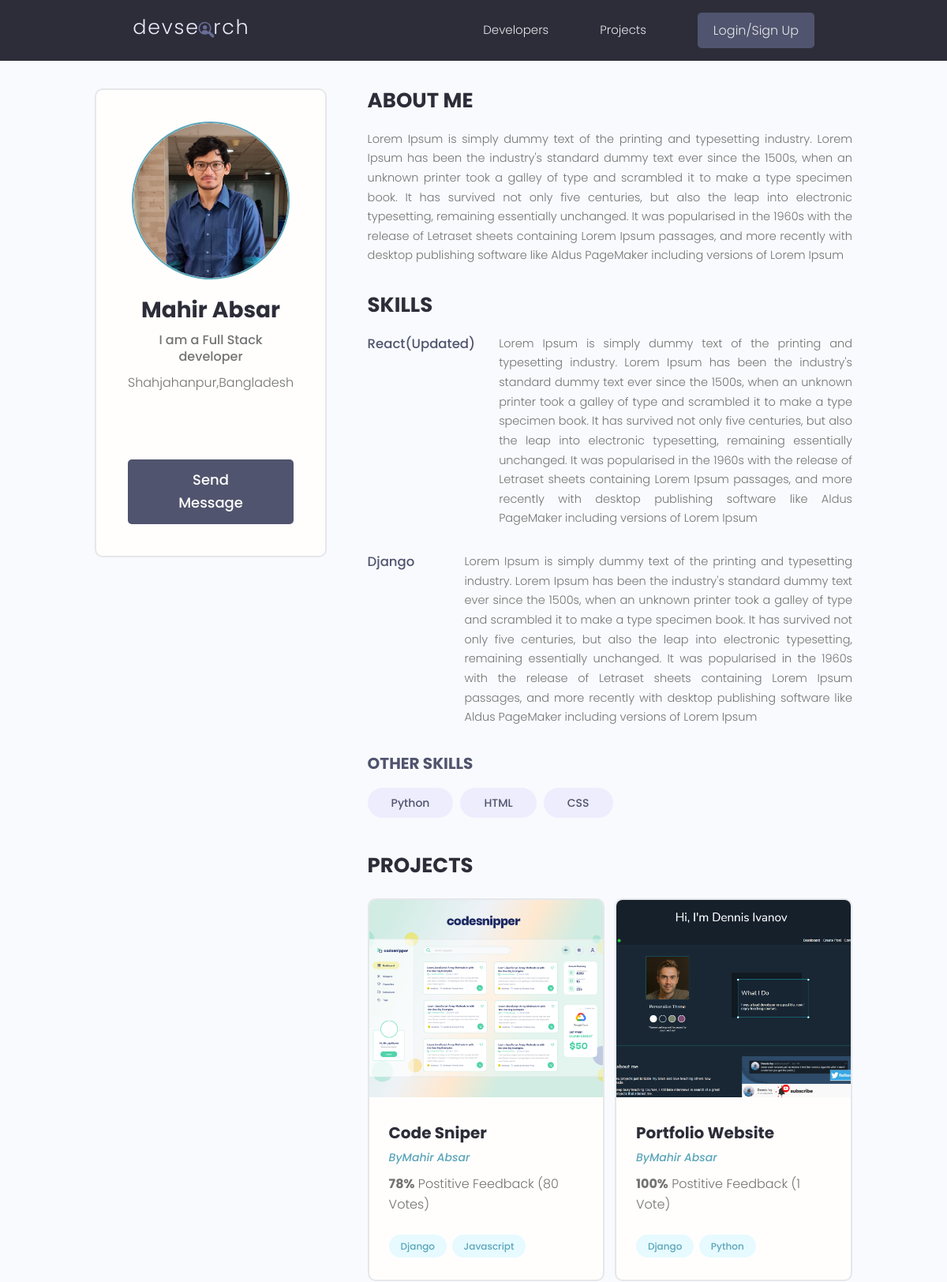
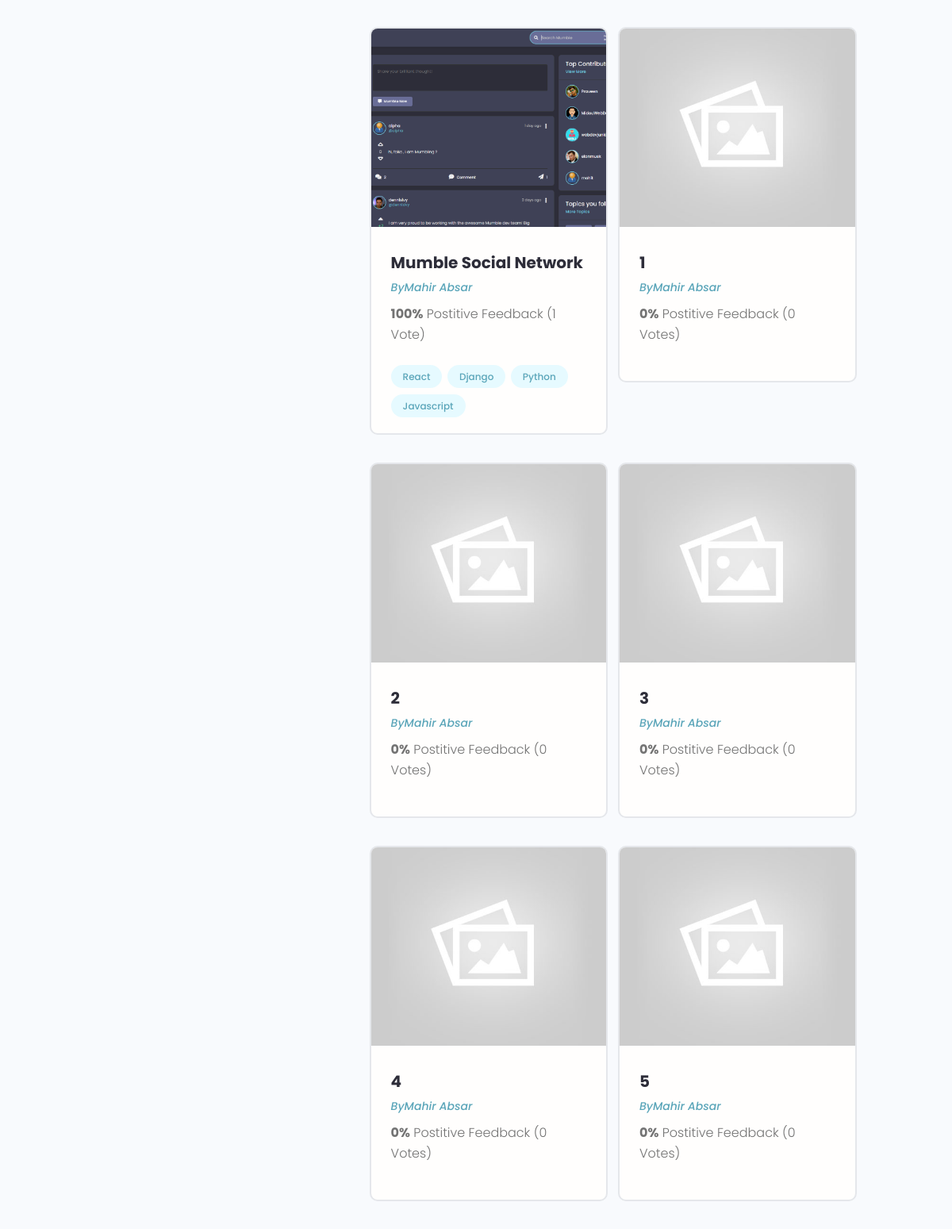
The page /profile/199f9468-4d03-4187-accf-e26275220a32 (upper part) on the database its author committed (2 pictures, top to bottom).
### users/models.py (models this page shows, shortened)
class Profile(models.Model):
    user = models.OneToOneField(
        User, on_delete=models.CASCADE, null=True, blank=True)
    username = models.CharField(max_length=200, blank=True, null=True)
    location = models.CharField(max_length=200, blank=True, null=True)
    name = models.CharField(max_length=200, blank=True, null=True)
    email = models.EmailField(max_length=500, blank=True, null=True)
    short_intro = models.CharField(max_length=200, blank=True, null=True)
    bio = models.TextField(blank=True, null=True)
    profile_image = models.ImageField(
        null=True, blank=True, upload_to="profiles/", default="profiles/user-default.png")
    social_github = models.CharField(max_length=200, blank=True, null=True)
    social_twitter = models.CharField(max_length=200, blank=True, null=True)
    social_linkedin = models.CharField(max_length=200, blank=True, null=True)
    social_youtube = models.CharField(max_length=200, blank=True, null=True)
    social_website = models.CharField(max_length=200, blank=True, null=True)
    created = models.DateTimeField(auto_now_add=True)
    id = models.UUIDField(default=uuid.uuid4, unique=True,
                          primary_key=True, editable=False)

class Skill(models.Model):
    owner = models.ForeignKey(
        Profile, on_delete=models.CASCADE, null=True, blank=True)
    name = models.CharField(max_length=200, null=True, blank=True)
    description = models.TextField(null=True, blank=True)
    created = models.DateTimeField(auto_now_add=True)
    id = models.UUIDField(default=uuid.uuid4, unique=True,
                          primary_key=True, editable=False)
    def __str__(self):
        return str(self.name)

### projects/models.py (models this page shows, shortened)
class Project(models.Model):
    owner = models.ForeignKey(
        Profile, on_delete=models.SET_NULL, null=True, blank=True)
    title = models.CharField(max_length=200)
    description = models.TextField(null=True, blank=True)
    featured_image = models.ImageField(
        null=True, blank=True, default="default.jpg")
    demo_link = models.CharField(max_length=200, null=True, blank=True)
    source_link = models.CharField(max_length=200, null=True, blank=True)
    tags = models.ManyToManyField('Tag', blank=True)
    vote_total = models.IntegerField(default=0, blank=True, null=True)
    vote_ratio = models.IntegerField(default=0, blank=True, null=True)
    created = models.DateTimeField(auto_now_add=True)
    id = models.UUIDField(default=uuid.uuid4, unique=True,
                          primary_key=True, editable=False)
    class Meta:
        ordering = ['-vote_total', '-vote_ratio']

class Tag(models.Model):
    name = models.CharField(max_length=200, blank=True, null=True)
    created = models.DateTimeField(auto_now_add=True)
    id = models.UUIDField(default=uuid.uuid4, unique=True,
                          primary_key=True, editable=False)
    def __str__(self):
        return self.name

### users/views.py (the view)
# urls.py: path('profile/<str:pk>',views.userProfile,name="user-profile"),
def userProfile(request,pk):
 profile = Profile.objects.get(id=pk)
 topSkills = profile.skill_set.exclude(description__exact="")
 otherSkills = profile.skill_set.filter(description="")
 return render(request,'users/user-profile.html',{'profile':profile,'topSkills':topSkills,'otherSkills':otherSkills})

### users/templates/users/user-profile.html (shortened to what this page needs)
{% extends 'main.html' %}
{% block content %}
<main class="profile my-md">
    <div class="container">
      <div class="layout">
        <div class="column column--1of3">
          <div class="card text-center">
            <div class="card__body dev">
              <img class="avatar avatar--xl" src="{{ profile.profile_image.url }}" />
              <h2 class="dev__name">{{ profile.name }}</h2>
              <p class="dev__title">{{ profile.short_intro }}</p>
              <p class="dev__location">{{ profile.location }}</p>
              <ul class="dev__social">
              </ul>
              {% if request.user.profile.id != profile.id %}
              <a href="{% url 'create-message' profile.id %}" class="btn btn--sub btn--lg">Send Message </a>
              {% endif %}
            </div>
          </div>
        </div>
        <div class="column column--2of3">
          <div class="devInfo">
            <h3 class="devInfo__title">About Me</h3>
            <p class="devInfo__about">
              {{ profile.bio }}
            </p>
          </div>
          <div class="devInfo">
            <h3 class="devInfo__title">Skills</h3>
            <div class="devInfo__skills">
             {% for skill in topSkills %}
              <div class="devSkill">
                <h4 class="devSkill__title">{{ skill }}</h4>
                <p class="devSkill__info">
                  {{ skill.description }}
                </p>
              </div>
              {% endfor %}
              <h3 class="devInfo__subtitle">Other Skills</h3>
              <div class="devInfo__otherSkills">
               {% for skill in otherSkills %}
                <span class="tag tag--pill tag--sub tag--lg">
                  <small>{{ skill }}</small>
                </span>
                {% endfor %}
              </div>
            </div>
          </div>
          <div class="devInfo">
            <h3 class="devInfo__title">Projects</h3>
            <div class="grid grid--two">
             {% for project in profile.project_set.all %}
              <div class="column">
                <div class="card project">
                  <a href="{% url 'project' project.id %}" class="project">
                    <img class="project__thumbnail" src="{{ project.featured_image.url }}" alt="project thumbnail" />
                    <div class="card__body">
                      <h3 class="project__title">{{ project.title }}</h3>
                      <p><a class="project__author" href="{% url 'user-profile' project.owner.id %}">By{{ project.owner.name }}</a></p>
                      <p class="project--rating">
                        <span style="font-weight: bold;">{{ project.vote_ratio }}%</span> Postitive
                        Feedback ({{ project.vote_total }} Vote{{ project.vote_total|pluralize:"s" }})
                      </p>
                      <div class="project__tags">
                       {% for tag in project.tags.all %}
                        <span class="tag tag--pill tag--main">
                          <small>{{ tag }}</small>
                        </span>
                        {% endfor %}
                      </div>
                    </div>
                  </a>
                </div>
              </div>
              {% endfor %}
            </div>
          </div>
        </div>
      </div>
    </div>
  </main>
{% endblock %}

### static/style/app.css (style rules this page uses)
:root { --color-sub: #2d2d39; }
.btn--sub { background-color: var(--color-sub-light); }
.card { border: 2px solid var(--color-light); }
img { width: 100%; }
.profile .card > .dev { padding: 4rem; }
.dev__name { color: var(--color-sub); font-size: 2.8rem; font-weight: 700; margin-top: 1rem; margin-bottom: 0.5rem; }
.dev__title { font-size: 1.6rem; font-weight: 500; line-height: 1.3; }
.dev__location { margin-top: 1rem; }
.dev__social { margin: 3rem 0; list-style: none; display: flex; justify-content: center; gap: 1.5rem; }
.devInfo { margin-bottom: 3rem; }
.devInfo__title, .devInfo__subtitle { font-size: 2.6rem; color: var(--color-sub); text-transform: uppercase; font-weight: 700; margin-bottom: 1.5rem; }
.devInfo__subtitle { font-size: 2rem; color: var(--color-sub-light); }
.devInfo__about, .devSkill__info { font-size: 1.45rem; line-height: 1.7; text-align: justify; }
.devSkill { margin-bottom: 3rem; }
.devSkill__title { font-size: 1.65rem; font-weight: 500; color: var(--color-sub-light); }
@media screen and (min-width: 700px) { .devSkill { display: flex; justify-content: space-between; gap: 3rem; } }
@media screen and (min-width: 700px) { .devSkill__info { flex-basis: 80%; } }
.project__author { font-size: 1.4rem; font-style: italic; }
.project--rating { margin-bottom: 1.6em; margin-top: .5em; }
.project__thumbnail { height: 25rem; object-fit: cover; object-position: top center; }
.project__title { font-size: 2rem; font-weight: 700; color: var(--color-sub); }

### static/uikit/styles/modules/_variables.css (style rules this page uses)
:root { --color-main: #5aa5b9; --color-main-light: #e6faff; --color-sub: #3f4156; --color-sub-light: #51546e; --color-sub-lighter: #ededfd; --color-text: #737373; --color-gray: #8b8b8b; --color-light: #e5e7eb; --color-light-gray: #767676; --color-bg: #f8fafd; --color-white: #fffefd; --color-white-light: #f3f3f3; --color-success: #359e64; --color-success-bg: #def8e8; --color-error: #fc4b0b; --color-error-bg: #fff2ee; --font-base: 'Poppins', arial, helvetica, 'Segoe UI', roboto, ubuntu, sans-serif; --font-monospace: 'Fira Code', 'Courier New', courier, monospace; --font-regular: 300; --font-medium: 500; --font-bold: 700; --generic-shadow: 1px 1px 5px #00000010; --generic-transition: all 0.3s ease-in-out; }

### static/uikit/styles/modules/_base.css (style rules this page uses)
* { margin: 0; padding: 0; box-sizing: border-box; text-rendering: optimizeLegibility; color: inherit; font-size: inherit; }
html { font-size: 50%; }
@media only screen and (min-width: 480px) { html { font-size: 56.25%; } }
@media only screen and (min-width: 1200px) { html { font-size: 62.5%; } }
body { line-height: 1.6; font-weight: 400; font-size: 1.5rem; color: var(--color-text); background-color: var(--color-bg); min-height: 100vh; }

### static/uikit/styles/modules/_typography.css (style rules this page uses)
* { font-family: var(--font-base); }
h2 { font-size: 3.6rem; font-weight: var(--font-bold); }
h3 { font-size: 3.2rem; font-weight: var(--font-medium); }
h4 { font-size: 2.8rem; font-weight: var(--font-medium); }
p, span, strong { font-size: 1.6rem; color: var(--color-text); font-weight: var(--font-regular); }
a { padding-bottom: 2px; text-decoration: none; display: inline-block; color: var(--color-main); font-weight: var(--font-medium); }

### static/uikit/styles/modules/_utilities.css (style rules this page uses)
.container { width: 92%; max-width: 165rem; margin: 0 auto; box-sizing: border-box; }
@media screen and (min-width: 1000px) { .container { width: 90%; } }
@media screen and (min-width: 1200px) { .container { width: 80%; } }
.text-center { text-align: center; }
.my-md { margin: 3rem auto; }

### static/uikit/styles/modules/_avatar.css (style rules this page uses)
.avatar { border-radius: 50%; border: 2px solid var(--color-main); object-fit: cover; }
.avatar--xl { height: 20rem; width: 20rem; }

### static/uikit/styles/modules/_button.css (style rules this page uses)
.btn { display: inline-block; position: relative; cursor: pointer; background-color: var(--color-light); font-weight: var(--font-medium); color: var(--color-sub); text-decoration: none; padding: 1rem 2rem; border-radius: 0.5rem; border: none; width: -webkit-fit-content; width: -moz-fit-content; width: fit-content; height: -webkit-fit-content; height: -moz-fit-content; height: fit-content; font-size: 1.6rem; outline-width: 0; outline-color: transparent; -webkit-backface-visibility: hidden; backface-visibility: hidden; transition: all 0.3s ease-in-out; }
.btn--sub { background-color: var(--color-sub); color: var(--color-white); }
.btn--lg { font-size: 1.8rem; padding: 1.2rem 4.5rem; }

### static/uikit/styles/modules/_card.css (style rules this page uses)
.card { border-radius: 1rem; background-color: var(--color-white); border: 1.5px solid var(--color-light); width: auto; height: auto; margin-top: 0.5rem; margin-bottom: 0.5rem; overflow: hidden; }
.card__body, .card__header { padding: 2rem 2.5rem; }

### rows shown on the page
Profile: profile_image (picture), name "Mahir Absar", short_intro "I am a Full Stack developer", location "Shahjahanpur,Bangladesh", bio "Lorem Ipsum is simply dummy text of the printing and typesetting industry. Lorem Ipsum has been the industry's standard dummy text ever since the 1500s, when an unknown printer took a galley of type and scrambled it to make a type specimen book. It has survived not only five centuries, but also the leap into electronic typesetting, remaining essentially unchanged. It was popularised in the 1960s with the release of Letraset sheets containing Lorem Ipsum passages, and more recently with desktop publishing software like Aldus PageMaker including versions of Lorem Ipsum"
Skill: name "React(Updated)", description "Lorem Ipsum is simply dummy text of the printing and typesetting industry. Lorem Ipsum has been the industry's standard dummy text ever since the 1500s, when an unknown printer took a galley of type and scrambled it to make a type specimen book. It has survived not only five centuries, but also the leap into electronic typesetting, remaining essentially unchanged. It was popularised in the 1960s with the release of Letraset sheets containing Lorem Ipsum passages, and more recently with desktop publishing software like Aldus PageMaker including versions of Lorem Ipsum"
Skill: name "Django", description "Lorem Ipsum is simply dummy text of the printing and typesetting industry. Lorem Ipsum has been the industry's standard dummy text ever since the 1500s, when an unknown printer took a galley of type and scrambled it to make a type specimen book. It has survived not only five centuries, but also the leap into electronic typesetting, remaining essentially unchanged. It was popularised in the 1960s with the release of Letraset sheets containing Lorem Ipsum passages, and more recently with desktop publishing software like Aldus PageMaker including versions of Lorem Ipsum"
Skill: name "Python"
Skill: name "HTML"
Skill: name "CSS"
Project: featured_image (picture), title "Code Sniper", owner.name "Mahir Absar", vote_ratio "78", vote_total "80"
Tag: name "Django"
Tag: name "Javascript"
Project: featured_image (picture), title "Portfolio Website", owner.name "Mahir Absar", vote_ratio "100", vote_total "1"
Tag: name "Python"
Project: featured_image (picture), title "Mumble Social Network", owner.name "Mahir Absar", vote_ratio "100", vote_total "1"
Tag: name "React"
Project: featured_image (placeholder picture), title "1", owner.name "Mahir Absar", vote_ratio "0", vote_total "0"
Project: featured_image (placeholder picture), title "2", owner.name "Mahir Absar", vote_ratio "0", vote_total "0"
Project: featured_image (placeholder picture), title "3", owner.name "Mahir Absar", vote_ratio "0", vote_total "0"
Project: featured_image (placeholder picture), title "4", owner.name "Mahir Absar", vote_ratio "0", vote_total "0"
Project: featured_image (placeholder picture), title "5", owner.name "Mahir Absar", vote_ratio "0", vote_total "0"
